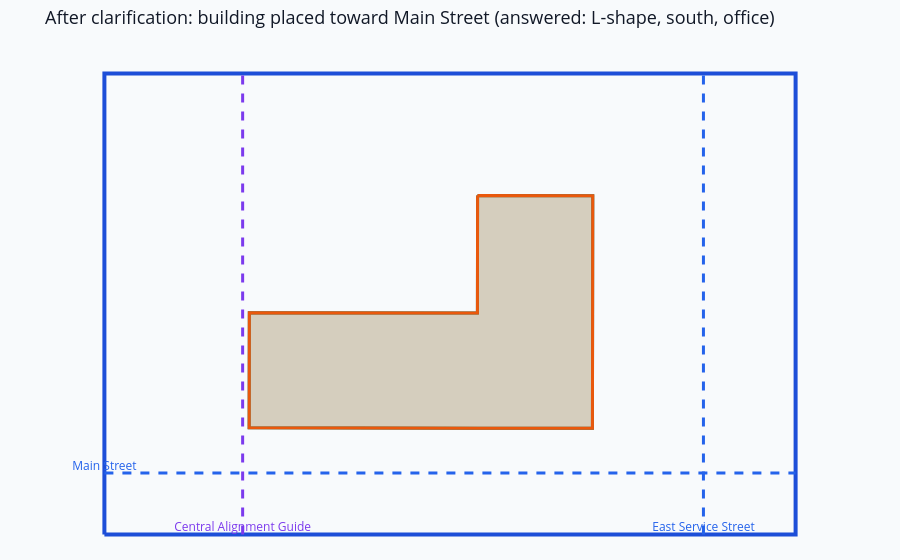

The notebook cell saved with this chart:
### Code cell
# Visualize the post-clarification placement
try:
    _clarified_shape = extract_latest_shape(resolved_state)
except Exception:
    _clarified_shape = None

make_site_plan_figure(
    SITE_BOUNDARY,
    current_shape=_clarified_shape,
    placed_buildings=resolved_state.get("placed_buildings", []),
    site_objects=SITE_OBJECTS,
    title="After clarification: building placed toward Main Street (answered: L-shape, south, office)",
)

### Figure 1 — Plotly figure (JSON) as saved in the notebook; plotly's stock layout.template omitted (floating-point values rounded to 4 significant figures)
{"data": [{"hoverinfo": "skip", "line": {"color": "#1d4ed8", "width": 4}, "mode": "lines", "showlegend": false, "type": "scatter", "x": [0, 90, 90, 0, 0], "y": [0, 0, 60, 60, 0]}, {"hoverinfo": "skip", "line": {"color": "#2563eb", "dash": "dash", "width": 3}, "mode": "lines+text", "showlegend": false, "text": ["Main Street", ""], "textfont": {"color": "#2563eb", "size": 12}, "textposition": "top center", "type": "scatter", "x": [0, 90], "y": [8, 8]}, {"hoverinfo": "skip", "line": {"color": "#2563eb", "dash": "dash", "width": 3}, "mode": "lines+text", "showlegend": false, "text": ["East Service Street", ""], "textfont": {"color": "#2563eb", "size": 12}, "textposition": "top center", "type": "scatter", "x": [78, 78], "y": [0, 60]}, {"hoverinfo": "skip", "line": {"color": "#7c3aed", "dash": "dash", "width": 3}, "mode": "lines+text", "showlegend": false, "text": ["Central Alignment Guide", ""], "textfont": {"color": "#7c3aed", "size": 12}, "textposition": "top center", "type": "scatter", "x": [18, 18], "y": [0, 60]}, {"fill": "toself", "fillcolor": "rgba(15, 118, 110, 0.18)", "hoverinfo": "skip", "line": {"color": "#0f766e", "width": 3}, "mode": "lines", "showlegend": false, "type": "scatter", "x": [48.59, 63.59, 63.57, 63.55, 48.55, 18.85, 18.87, 48.57, 48.59], "y": [44.13, 44.11, 28.81, 13.81, 13.83, 13.88, 28.88, 28.83, 44.13]}, {"fill": "toself", "fillcolor": "rgba(249, 115, 22, 0.18)", "hoverinfo": "skip", "line": {"color": "#ea580c", "width": 3}, "mode": "lines", "showlegend": false, "type": "scatter", "x": [48.59, 63.59, 63.57, 63.55, 48.55, 18.85, 18.87, 48.57, 48.59], "y": [44.13, 44.11, 28.81, 13.81, 13.83, 13.88, 28.88, 28.83, 44.13]}], "layout": {"font": {"color": "#111827", "size": 13}, "margin": {"b": 0, "l": 0, "r": 0, "t": 48}, "paper_bgcolor": "#f8fafc", "plot_bgcolor": "#f8fafc", "title": {"text": "After clarification: building placed toward Main Street (answered: L-shape, south, office)"}, "xaxis": {"visible": false}, "yaxis": {"scaleanchor": "x", "scaleratio": 1, "visible": false}}}
